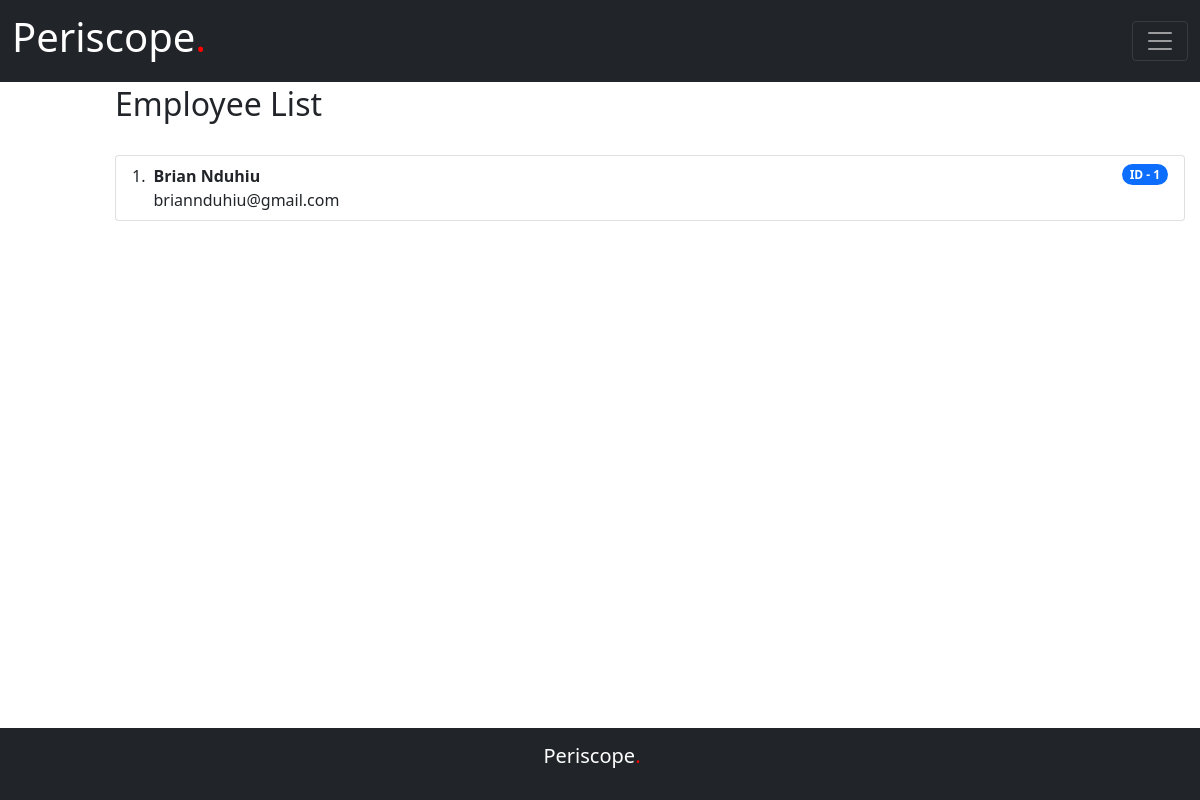
Page /admin/reports/employees on the earlier database version.
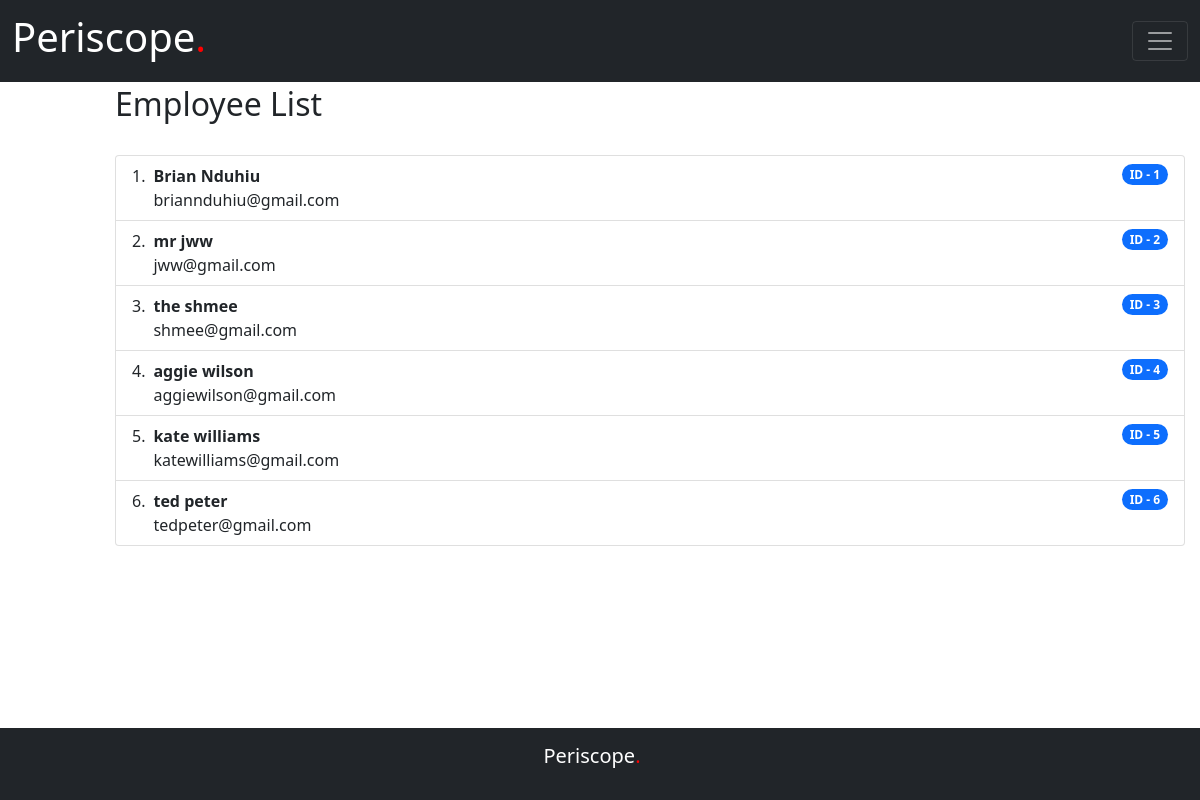
Same page on the later database version.
### models.py (models this page shows)
class Employee(db.Model, UserMixin):
    id = db.Column(db.Integer, primary_key=True)
    email = db.Column(db.String(150), unique=True)
    password = db.Column(db.String(150))
    first_name = db.Column(db.String(150))
    last_name = db.Column(db.String(150))
    tasks = db.relationship('Tasks')
    shift = db.relationship('Shift')

### views.py (the view)
@views.route('/admin/reports/employees')
def employees_report():
    employees = db.session.query(Employee)
    return render_template("employees_reports.html",employees=employees)

### templates/employees_reports.html
{% extends "admin_base.html" %}
{%block content%}
<div style="margin-top: 85px;
width: 1070px;
margin-left: 115px;
overflow: scroll;
">
    <h2>Employee List</h2>
    <br>
    <ol class="list-group list-group-numbered" >
        {% for employee in employees %}
        <li class="list-group-item d-flex justify-content-between align-items-start">
            <div class="ms-2 me-auto">
              <div class="fw-bold">{{employee.first_name}} {{employee.last_name}}</div>
              {{employee.email}}
            </div>
            <span class="badge bg-primary rounded-pill"> ID - {{employee.id}} </span>
          </li>
        {% endfor %}
    </ol>
</div>
{%endblock%}

Differences in the rows shown:
added Employee: first_name "mr", last_name "jww", email "jww@gmail.com", id "2"
added Employee: first_name "the", last_name "shmee", email "shmee@gmail.com", id "3"
added Employee: first_name "aggie", last_name "wilson", email "aggiewilson@gmail.com", id "4"
added Employee: first_name "kate", last_name "williams", email "katewilliams@gmail.com", id "5"
added Employee: first_name "ted", last_name "peter", email "tedpeter@gmail.com", id "6"
